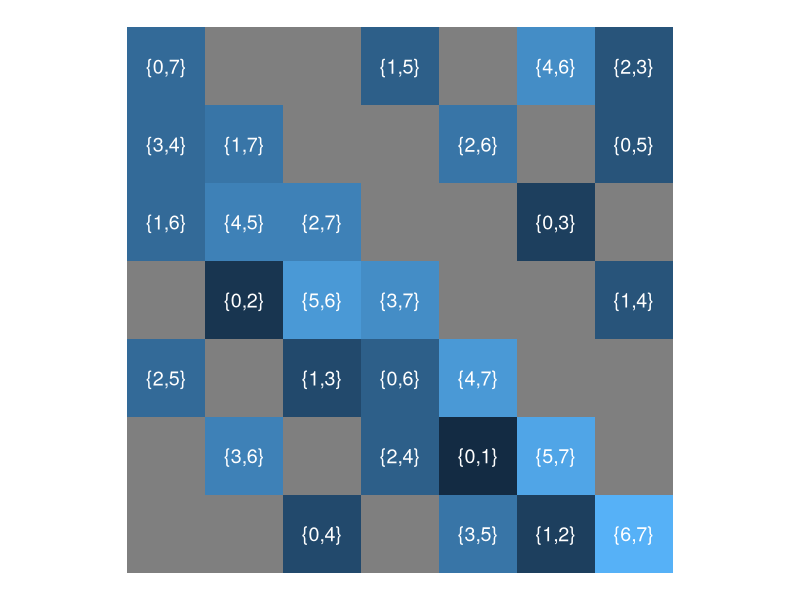

The R script that drew this image:
library(dplyr)
library(ggplot2)
library(tibble)

X <- tribble(
  ~row, ~col, ~first, ~second,
     1,    1,      0,       7,
     1,    4,      1,       5,
     1,    6,      4,       6,
     1,    7,      2,       3,
     2,    1,      3,       4,
     2,    2,      1,       7,
     2,    5,      2,       6,
     2,    7,      0,       5,
     3,    1,      1,       6,
     3,    2,      4,       5,
     3,    3,      2,       7,
     3,    6,      0,       3,
     4,    2,      0,       2,
     4,    3,      5,       6,
     4,    4,      3,       7,
     4,    7,      1,       4,
     5,    1,      2,       5,
     5,    3,      1,       3,
     5,    4,      0,       6,
     5,    5,      4,       7,
     6,    2,      3,       6,
     6,    4,      2,       4,
     6,    5,      0,       1,
     6,    6,      5,       7,
     7,    3,      0,       4,
     7,    5,      3,       5,
     7,    6,      1,       2,
     7,    7,      6,       7
)

Y <- expand.grid(row = 1:7, col = 1:7)

XX <- left_join(Y, X)

XX %>%
  ggplot(aes(col, row, label = paste0("{", first, ",", second, "}"))) +
  geom_tile(aes(fill = first + second)) +
  geom_text(data = XX %>% filter(!is.na(first)), color = "white", size = 5) +
  scale_y_reverse() +
  coord_fixed() +
  theme_void() +
  theme(
    legend.position  = "none",
  )
